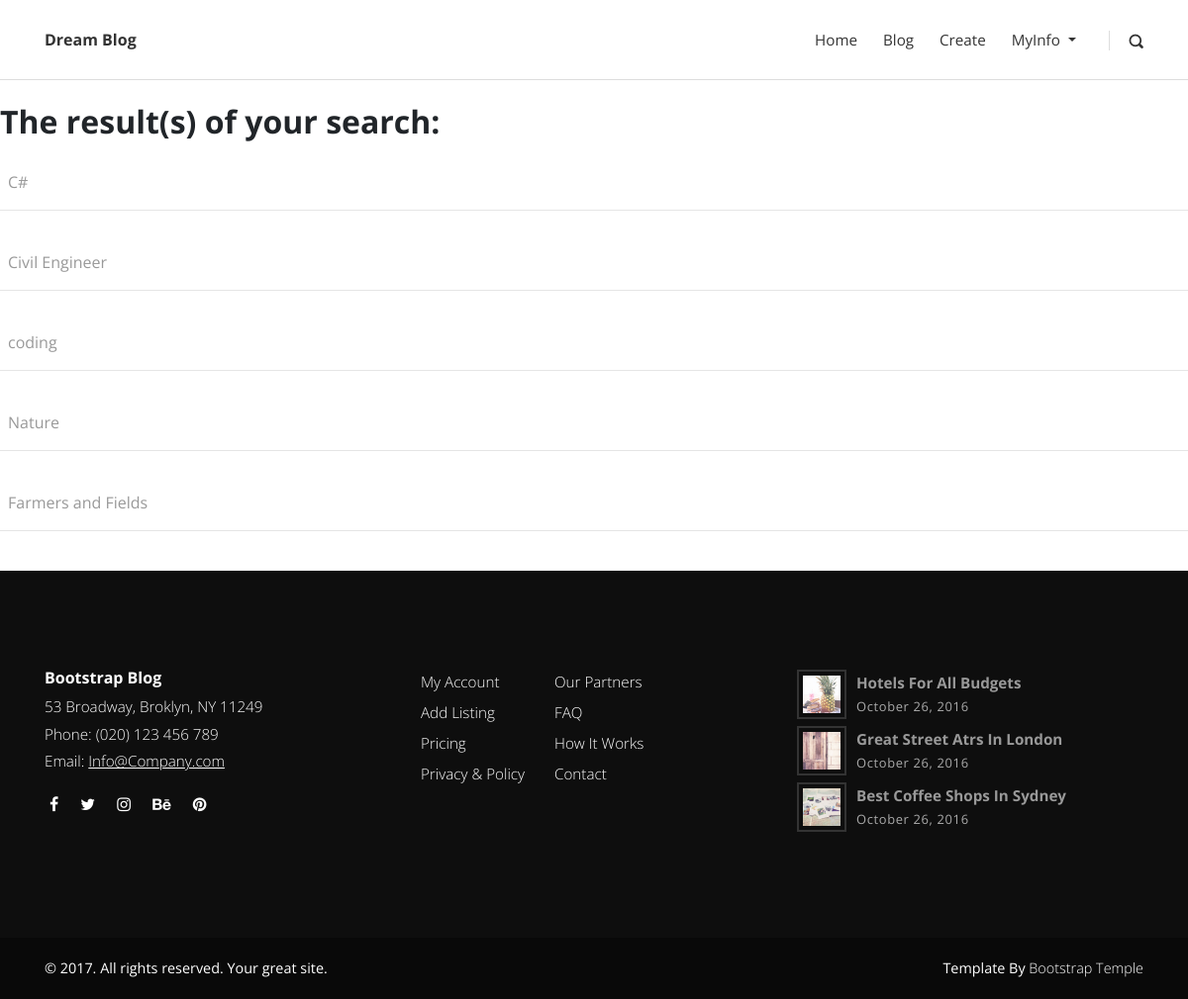
Screenshot of /search/ (signed in) with the database file from the repository.
### posts/models.py (models this page shows, shortened)
class Post(models.Model):
    title = models.CharField(max_length=100)
    overview = models.TextField()
    timestamp = models.DateTimeField(auto_now_add=True)
    content = RichTextField()
    author = models.ForeignKey(User, on_delete=models.CASCADE)
    thumbnail = models.ImageField(upload_to='Posts_Pics')
    categories = models.ManyToManyField(Category)
    featured = models.BooleanField()
    def get_absolute_url(self):
        return reverse('post_detail', kwargs={
            'id' : self.id,
        })

### posts/views.py (the view)
# urls.py: path('search/', post_views.search, name='search'),
@login_required(login_url='user-login')
def search(request):
    queryset = models.Post.objects.all()
    query = request.GET.get('q')
    if query:
        queryset = queryset.filter(
            Q(title__icontains = query)|
            Q(overview__icontains = query)
        ).distinct()    # the distinct() function used here because title and overview
    context = {
        'queryset' : queryset,
    }
    return render(request, 'posts/search_results.html', context)

### templates/posts/search_results.html
{% extends 'partials/base.html' %}
{% load static %}
{% block content %}
<br>
<h2>The result(s) of your search: </h2>
<br>
{% for post in queryset %}
    <a class="ml-2" href="{{ post.get_absolute_url }}">{{post.title}}</a>
    <br>
    <hr>
    <br>
{% endfor %}
{% endblock content%}

### static/css/style.default.css (style rules this page uses)
body { overflow-x: hidden; }
a, i, span { display: inline-block; text-decoration: none; -webkit-transition: all 0.3s; transition: all 0.3s; }
h1, h2, h3, h4, h5, h6 { margin-bottom: 15px; }
body { font-family: "Open Sans", sans-serif; font-size: 1rem; font-weight: normal; line-height: 1.5; color: #212529; background-color: #fff; }
a { color: #999; text-decoration: none; }
h1, h2, h3, h4, h5, h6, .h1, .h2, .h3, .h4, .h5, .h6 { margin-bottom: 0.5rem; font-family: inherit; font-weight: 700; line-height: 1.1; color: inherit; }
h2, .h2 { font-size: 2rem; }
hr { border-top: 1px solid rgba(0, 0, 0, 0.1); }

### static/css/about_us_style.css (style rules this page uses)
body { background: url("../../media/about-us-background1.png"); background-position: 0 1000px; font-family: 'Roboto' sans-serif; }

### rows the page displays
Post: title "C#"
Post: title "Civil Engineer"
Post: title "coding"
Post: title "Nature"
Post: title "Farmers and Fields"
